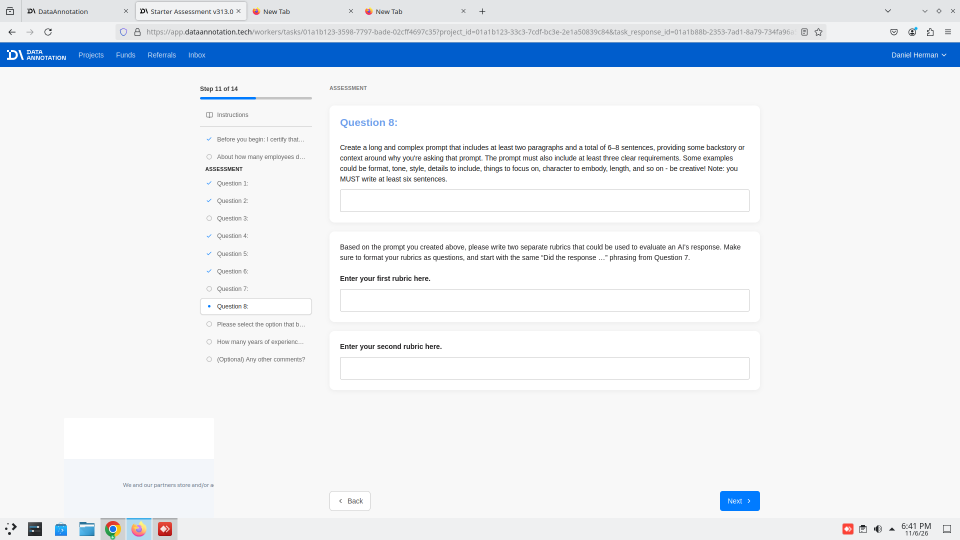
#> input picture skills/take-dataannotation-assessment/problems/assets/generalist/_full_sidebar.png, 1920 x 1080 px, found by its file name (shown at 1/2 size)
$ python _locate_leaves.py
#> lines starting #> are read from the running program, lines starting #| are printed output that depends on the picture; after the words box and inside, x2 and y2 are one past the last pixel; in counts of white or black regions, pixels touching at a corner belong together
"""Find sidebar leaf Y positions from full screenshot (dark text in left rail)."""
from PIL import Image
import numpy as np

im = Image.open(
    r"d:\5.AI\DA assessments\agent-drive\skills\take-dataannotation-assessment\problems\assets\generalist\_full_sidebar.png"
)
#> im is the input picture: PIL image 1920x1080 RGB; mean R, G, B 233.4, 237.9, 243.4
a = np.array(im.convert("RGB"))
# left rail content
rail = a[160:980, 400:700]
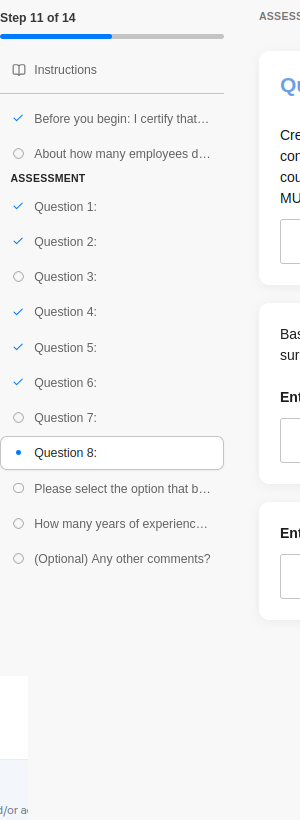
#> rail: shape (820, 300, 3); mean R, G, B 244.3, 244.7, 245.1
r, g, b = rail[:, :, 0], rail[:, :, 1], rail[:, :, 2]
# near-black text
text = (r < 60) & (g < 60) & (b < 60)
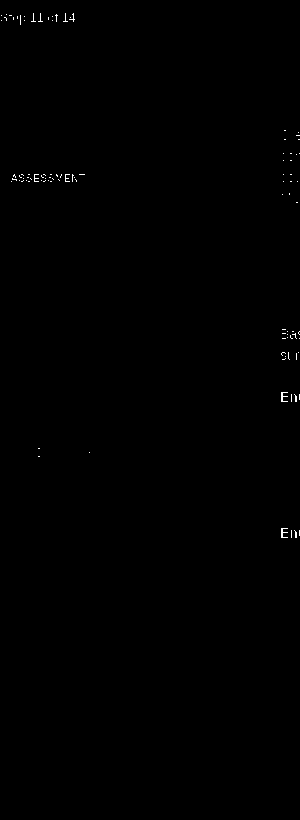
#> text: shape (820, 300) bool; 0.18% white in thin lines or dots, all inside (x1, y1, x2, y2) = (1, 13, 300, 538)
# row density
h = text.shape[0]
#> h = 820
dens = text.sum(axis=1)
#> dens = 820 values, max 31 at index 174, min 0 at index 0, mean 0.548
# find bands of text rows
bands = []
y = 0
while y < h:
    if dens[y] > 8:
        y0 = y
        while y < h and dens[y] > 3:
            y += 1
        y1 = y
        if y1 - y0 >= 6:
            bands.append((y0, y1, int(dens[y0:y1].mean())))
    y += 1
#> after the loop, bands = [(15, 22, 12), (174, 182, 16), (396, 402, 7), (532, 538, 7)]; y = 820

# merge nearby bands into leaf rows (gap < 8)
leaves = []
for y0, y1, d in bands:
    if not leaves or y0 - leaves[-1][1] > 10:
        leaves.append([y0, y1])
    else:
        leaves[-1][1] = y1
#> this loop made 4 passes
#> after the loop, leaves = [[15, 22], [174, 182], [396, 402], [532, 538]]

print("leaf count", len(leaves))
#| leaf count 4
for i, (y0, y1) in enumerate(leaves):
    cy = 160 + (y0 + y1) // 2
    print(f"{i:02d} screen_y={cy} band={y0}-{y1}")
#> this loop made 4 passes
#> (y0, y1, cy) on passes 1 to 4: (15, 22, 178), (174, 182, 338), (396, 402, 559), (532, 538, 695)
#| 00 screen_y=178 band=15-22
#| 01 screen_y=338 band=174-182
#| 02 screen_y=559 band=396-402
#| 03 screen_y=695 band=532-538
